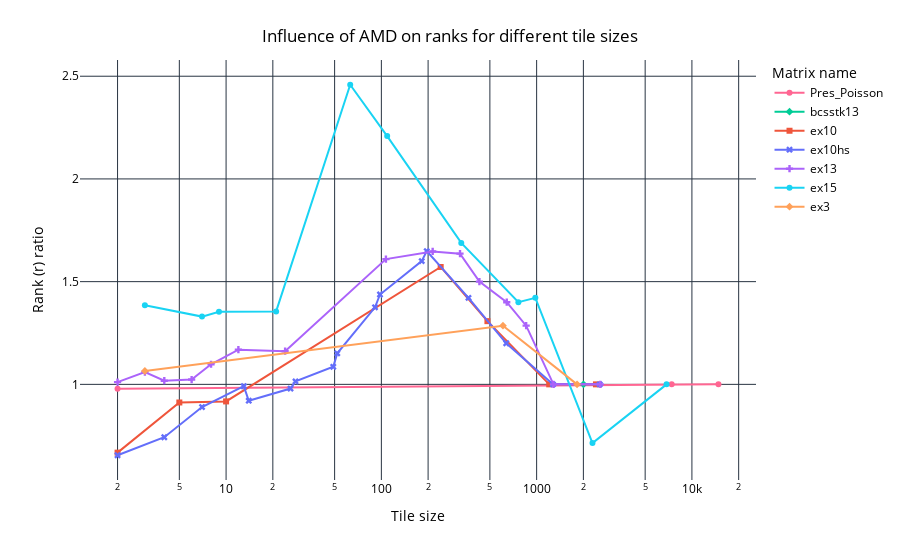

The cell this chart's notebook holds for it:
### Markdown cell above
Assess AMD effects

### Code cell
amd_df = get_percentage_change_per_double_category(data_frame=amd_df, result_column="rank_percentage", variable="rank", baseline_col="amd", baseline_value=False, category1="matrix_name", category2="tile_size")
amd_df.sort_values(by=["matrix_name", "tile_size"], inplace=True)
line_plot_tile_size_rank_percentage_per_matrix(amd_df[amd_df["amd"] == True], "amd", matrix_color_map=matrix_color_map)

### Figure 1 — Plotly figure (JSON) as saved in the notebook; plotly's stock layout.template omitted (floating-point values rounded to 4 significant figures)
{"data": [{"hovertemplate": "Matrix name=Pres_Poisson<br>Tile size=%{x}<br>Rank (r) ratio=%{y}<extra></extra>", "legendgroup": "Pres_Poisson", "line": {"color": "#FF6692", "dash": "solid"}, "marker": {"symbol": "circle"}, "mode": "lines+markers", "name": "Pres_Poisson", "orientation": "v", "showlegend": true, "x": [2.0, 7411.0, 14820.0], "xaxis": "x", "y": [0.9784, 1.0, 1.0], "yaxis": "y", "type": "scatter"}, {"hovertemplate": "Matrix name=bcsstk13<br>Tile size=%{x}<br>Rank (r) ratio=%{y}<extra></extra>", "legendgroup": "bcsstk13", "line": {"color": "#00CC96", "dash": "solid"}, "marker": {"symbol": "diamond"}, "mode": "lines+markers", "name": "bcsstk13", "orientation": "v", "showlegend": true, "x": [2003.0], "xaxis": "x", "y": [1.0], "yaxis": "y", "type": "scatter"}, {"hovertemplate": "Matrix name=ex10<br>Tile size=%{x}<br>Rank (r) ratio=%{y}<extra></extra>", "legendgroup": "ex10", "line": {"color": "#EF553B", "dash": "solid"}, "marker": {"symbol": "square"}, "mode": "lines+markers", "name": "ex10", "orientation": "v", "showlegend": true, "x": [2.0, 5.0, 10.0, 241.0, 482.0, 1205.0, 2410.0], "xaxis": "x", "y": [0.6676, 0.9118, 0.917, 1.571, 1.308, 1.0, 1.0], "yaxis": "y", "type": "scatter"}, {"hovertemplate": "Matrix name=ex10hs<br>Tile size=%{x}<br>Rank (r) ratio=%{y}<extra></extra>", "legendgroup": "ex10hs", "line": {"color": "#636EFA", "dash": "solid"}, "marker": {"symbol": "x"}, "mode": "lines+markers", "name": "ex10hs", "orientation": "v", "showlegend": true, "x": [2.0, 4.0, 7.0, 13.0, 14.0, 26.0, 28.0, 49.0, 52.0, 91.0, 98.0, 182.0, 196.0, 364.0, 637.0, 1274.0, 2548.0], "xaxis": "x", "y": [0.6549, 0.7426, 0.8894, 0.9909, 0.9204, 0.9795, 1.015, 1.086, 1.151, 1.375, 1.438, 1.6, 1.649, 1.421, 1.2, 1.0, 1.0], "yaxis": "y", "type": "scatter"}, {"hovertemplate": "Matrix name=ex13<br>Tile size=%{x}<br>Rank (r) ratio=%{y}<extra></extra>", "legendgroup": "ex13", "line": {"color": "#AB63FA", "dash": "solid"}, "marker": {"symbol": "cross"}, "mode": "lines+markers", "name": "ex13", "orientation": "v", "showlegend": true, "x": [2.0, 3.0, 4.0, 6.0, 8.0, 12.0, 24.0, 107.0, 214.0, 321.0, 428.0, 642.0, 856.0, 1284.0, 2568.0], "xaxis": "x", "y": [1.011, 1.06, 1.018, 1.023, 1.098, 1.169, 1.161, 1.61, 1.647, 1.636, 1.5, 1.4, 1.286, 1.0, 1.0], "yaxis": "y", "type": "scatter"}, {"hovertemplate": "Matrix name=ex15<br>Tile size=%{x}<br>Rank (r) ratio=%{y}<extra></extra>", "legendgroup": "ex15", "line": {"color": "#19D3F3", "dash": "solid"}, "marker": {"symbol": "circle"}, "mode": "lines+markers", "name": "ex15", "orientation": "v", "showlegend": true, "x": [3.0, 7.0, 9.0, 21.0, 63.0, 109.0, 327.0, 763.0, 981.0, 2289.0, 6867.0], "xaxis": "x", "y": [1.385, 1.33, 1.353, 1.355, 2.458, 2.209, 1.689, 1.4, 1.421, 0.7143, 1.0], "yaxis": "y", "type": "scatter"}, {"hovertemplate": "Matrix name=ex3<br>Tile size=%{x}<br>Rank (r) ratio=%{y}<extra></extra>", "legendgroup": "ex3", "line": {"color": "#FFA15A", "dash": "solid"}, "marker": {"symbol": "diamond"}, "mode": "lines+markers", "name": "ex3", "orientation": "v", "showlegend": true, "x": [3.0, 607.0, 1821.0], "xaxis": "x", "y": [1.065, 1.286, 1.0], "yaxis": "y", "type": "scatter"}], "layout": {"xaxis": {"anchor": "y", "domain": [0.0, 1.0], "title": {"text": "Tile size"}, "type": "log"}, "yaxis": {"anchor": "x", "domain": [0.0, 1.0], "title": {"text": "Rank (r) ratio"}}, "legend": {"title": {"text": "Matrix name"}, "tracegroupgap": 0}, "margin": {"t": 60}, "title": {"text": "Influence of AMD on ranks for different tile sizes", "x": 0.5, "xanchor": "center", "yanchor": "top"}, "font": {"color": "black"}, "plot_bgcolor": "white", "paper_bgcolor": "white"}}
